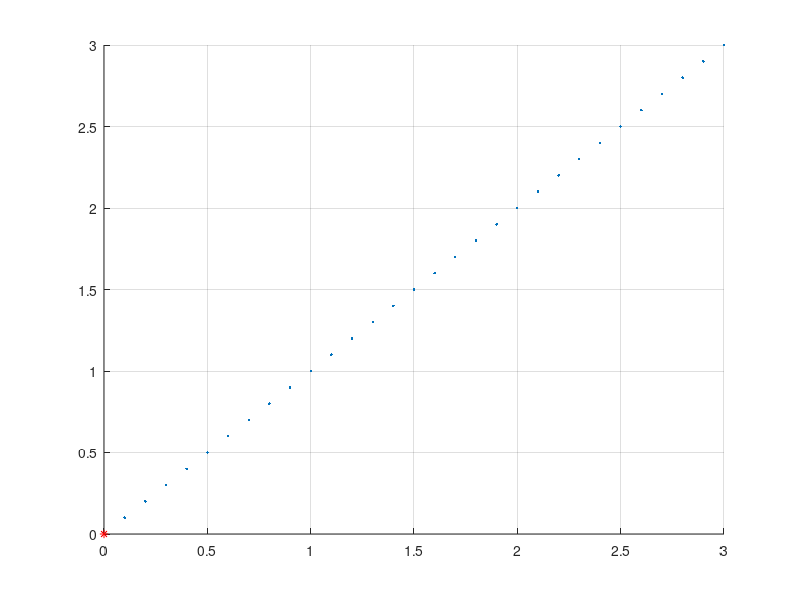
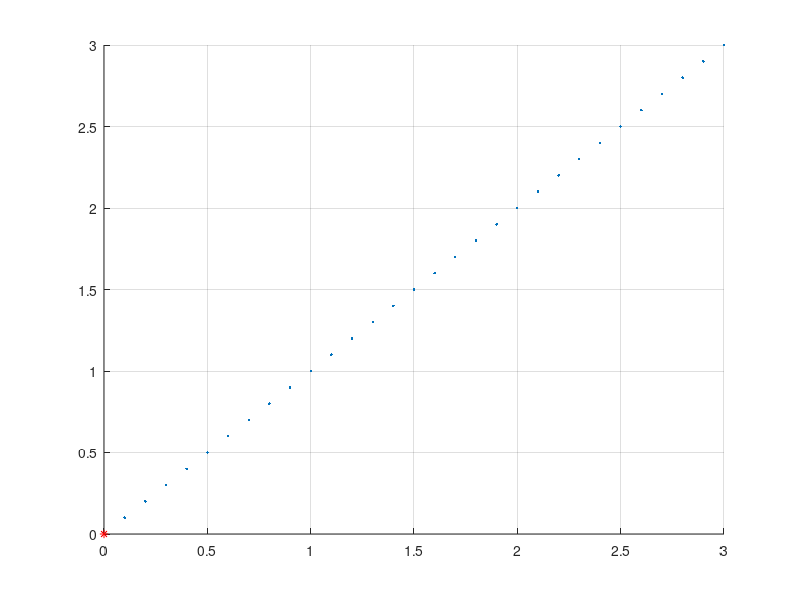

Write the MATLAB code that produced these figures, in order. (Note: this script raises an error after producing the figures.)
clear all
close all
clc

%% TIME

Tmin = 0;
Tmax = 1;
Tsample = 1e-3;
vec_t = Tmin:Tsample:Tmax;


%% MODEL DATA INPUT

d = 0.135;      % distance between wheels
r = 0.11;       % radius
D = 0.5;
l = 3;

Qi = [3 3 pi/3 0];    % initail condition [x, y, theta]
Qf = [0 0 0 0];       % final condition [x, y, theta]




%% PATH PLANNING

x(1) = Qi(1);
y(1) = Qi(2);
theta(1) = Qi(3);
phi(1) = Qi(4);




% %%%%%%%%%%%%%%%%%%%%%%%%%%%%
% % PATHPLANNING 1 - INPUT DATA
% %%%%%%%%%%%%%%%%%%%%%%%%%%%%
x_sample = 0.1; %m
y_sample = x_sample;
%theta_t = Qf(3)-Qi(3);

if Qi(1)>Qf(1), 
  x = fliplr(Qf(1):x_sample:Qi(1)); 
else x = Qi(1):x_sample:Qf(1);
end
if Qi(2)>Qf(2), 
  y = fliplr(Qf(2):y_sample:Qi(2)); 
else y = Qi(2):y_sample:Qf(2);
end
figure, hold on, grid on
plot(x,y,'.')
plot(x(end),y(end),'r*')

%Compute global RF velocities
xdot = [diff(x) 0];
ydot = [diff(y) 0];
%theta_dot = atan(ydot./xdot);
theta = atan2(y,x);
phi_dot = atan2(ydot,xdot);

v = sqrt(xdot.^2+ydot.^2);
omega = phi_dot;

vec_ud(:,1) = v; % linear velocity
vec_ud(:,2) = omega; %angular velocity

figure, hold on, grid on
plot(x,y,'.')
plot(x(end),y(end),'r*')

%%%%%%%%%%%%%%%%%%%%%%%%%%%%
% PATHPLANNING 2 - INPUT DATA
%%%%%%%%%%%%%%%%%%%%%%%%%%%%

[vec_ud,x,y,phi] = ClotoidPath(Tmin, Tmax, Tsample, Qi, Qf);
%figure, plot(rad2deg(z2d)), axis equal
figure, hold on, grid on
plot(x,y,'.')
plot(x(end),y(end),'r*')





%% SIMULATION WITH THE MODEL
%(if available this inputs are inputs for the hardware)
%theta = Qf(3); %condizione iniziale 
% x_dot = [];
% y_dot = [];
% theta_dot = [];
% x_model = x(1);
% y_model = y(1);
% theta_model = theta(1); 
% v_model = [];
% w_model = [];

x_dot     = cos(theta(1))*cos(phi(1))*vec_ud(1,1);
y_dot     = sin(theta(1))*cos(phi(1))*vec_ud(1,1);
theta_dot = 1/l * sin(phi(1));
phi_dot   = vec_ud(1,2);

x_model = [x(1) x_dot(1)+x(1)];
y_model = [y(1) y_dot(1)+y(1)];
theta_model = [theta(1) theta_dot(1)+theta(1)];
phi_model = [phi(1) phi_dot(1)+phi(1)]; 

v_model = [];
w_model = [];

for i = 2:length(vec_ud)-2
    %%%%%%%%%%%%%%%%%%%%%%%%%%%%
    % NominalSTATE evolution
    %%%%%%%%%%%%%%%%%%%%%%%%%%%%
    %Unicycle Model
    %[   xdot   ]   [ cos(theta)     0 ]  [  v  ]
    %[   ydot   ] = [ sin(theta)     0 ]  [omega]
    %[ thetadot ]   [     0          1 ]
    %Equivalently:
    %[xdot, ydot, thetadot] = [cos(theta) sin(theta) 0]' * v + [0 0 1]' * omega;
    %Better...
    x_dot(i)     = cos(theta(i))*cos(phi(i))*vec_ud(i,1);
    y_dot(i)     = sin(theta(i))*cos(phi(i))*vec_ud(i,1);
    theta_dot(i) = 1/l * sin(phi(i))*vec_ud(i,1);
    phi_dot(i)   = vec_ud(i,2);

    
   

    %%%%%%%%%%%%%%%%%%%%%%%%%%%%
    %Time integration
    %%%%%%%%%%%%%%%%%%%%%%%%%%%%
    %Rectangular integration:
    x_model(i+1) = x_dot(i)*Tsample + x_model(i);
    y_model(i+1) = y_dot(i)*Tsample + y_model(i);
    theta_model(i+1) = theta_dot(i)*Tsample + theta(i); 
    phi_model(i+1) = phi_dot(i)*Tsample + phi_model(i);
    %Do you know a better integration approach?         
    %   What is written is the rectangular method. Runge-Kutta methods order 6 is better fro
    %   robotics
    
    %MOREOVER, it is possibile to integrate in the model the differential
    %drive:
    %
    % write it here...
    %
    
    %%%%%%%%%%%%%%%%%%%%%%%%%%%%
    % COMPUTE INVERSE INPUTS (CHECK): Nominal linear and angular velocity - Input
    %%%%%%%%%%%%%%%%%%%%%%%%%%%%
    v_model(i) = sqrt(x_dot(i)^2+y_dot(i)^2);
    w_model(i) = theta_dot(i);
    
end

%% Vizualization

figure, hold on, grid on
plot(x_model,y_model,'.')
plot(x_model(end),y_model(end),'r*')
    
%% Viz Err


%% TRAJECTORY ERROR

e_t = [x(1:end-2-1) - x_model(3:end);...
       y(1:end-2-1) - y_model(3:end)];

figure, hold on, grid on
%subplot(1,2,1),
plot(e_t(1,:)); hold on
%subplot(1,2,1),
plot(e_t(2,:),'r');
legend('x Error','y Error','Location','Best')
title('Nominal Trajectory Error')



figure, hold on, grid on
%subplot(1,2,1),
plot(e_t(1,:),e_t(1,:));
legend('Scatter','Location','Best')
title('Position Error')


% vec_ud_error_t = [vec_ud(:,1) - v_model;...
%                   vec_ud(:,2) - w_model];
% figure, hold on, grid on, plot(vec_ud(:,1)),plot(v_model)
% figure, hold on, grid on, plot(vec_ud(:,2)),plot(w_model)


%% Rewrite the code and apply t to the case of a car-like !

